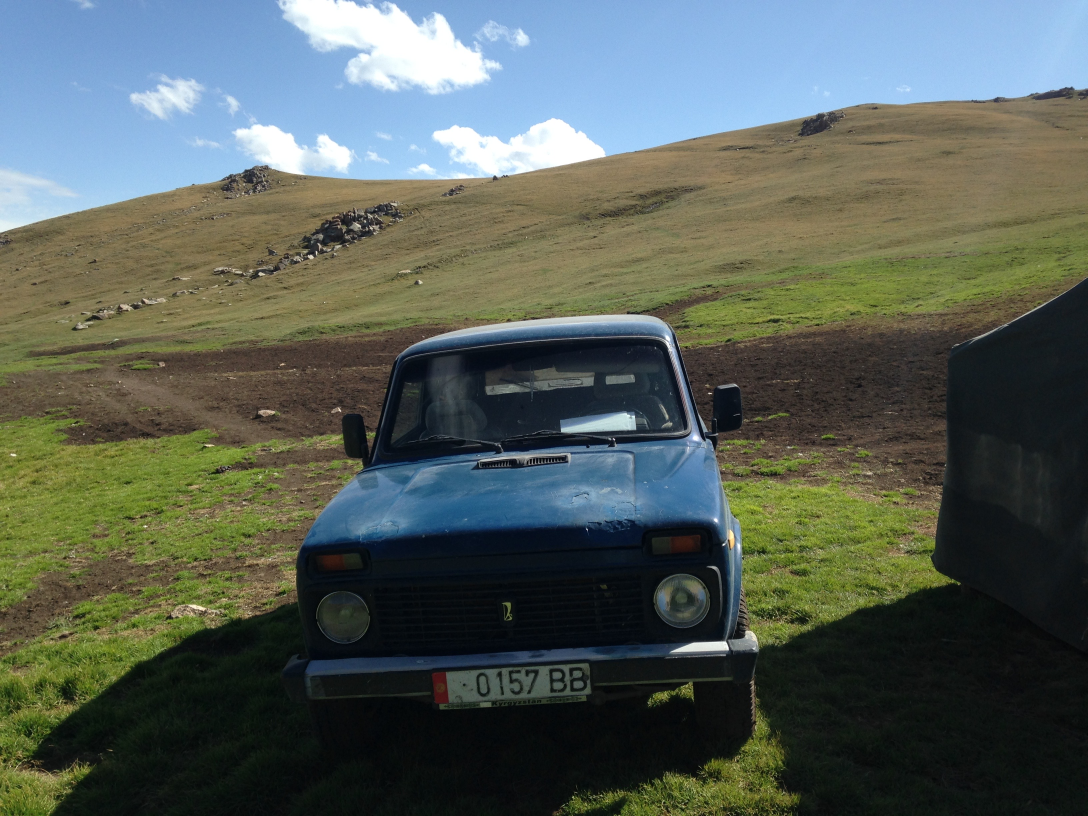
#> input picture jailoo.jpeg, 3264 x 2448 px (shown at 1/3 size)
$ jupyter execute corner_detection.ipynb
#> lines starting #> are read from the running program, lines starting #| are printed output that depends on the picture; after the words box and inside, x2 and y2 are one past the last pixel; in counts of white or black regions, pixels touching at a corner belong together
---
layout: post
title: OpenCV Corner Detection
---

# OpenCV Tutorial on Image Corner Detection

Let's upload libraries...

[cell 1]
import cv2
import numpy as np
import matplotlib.pyplot as plt

[cell 2]
# reading the file
filename = 'jailoo.jpeg'
img = cv2.imread(filename)
#> img is the input picture: shape (2448, 3264, 3); mean B, G, R 88.4, 95.6, 86.5

scale_percent = 30 # percent of original size
width = int(img.shape[1] * scale_percent / 100)
#> width = 979
height = int(img.shape[0] * scale_percent / 100)
#> height = 734
dim = (width, height)
#> dim = (979, 734)

# resize image
resized = cv2.resize(img, dim, interpolation = cv2.INTER_AREA)
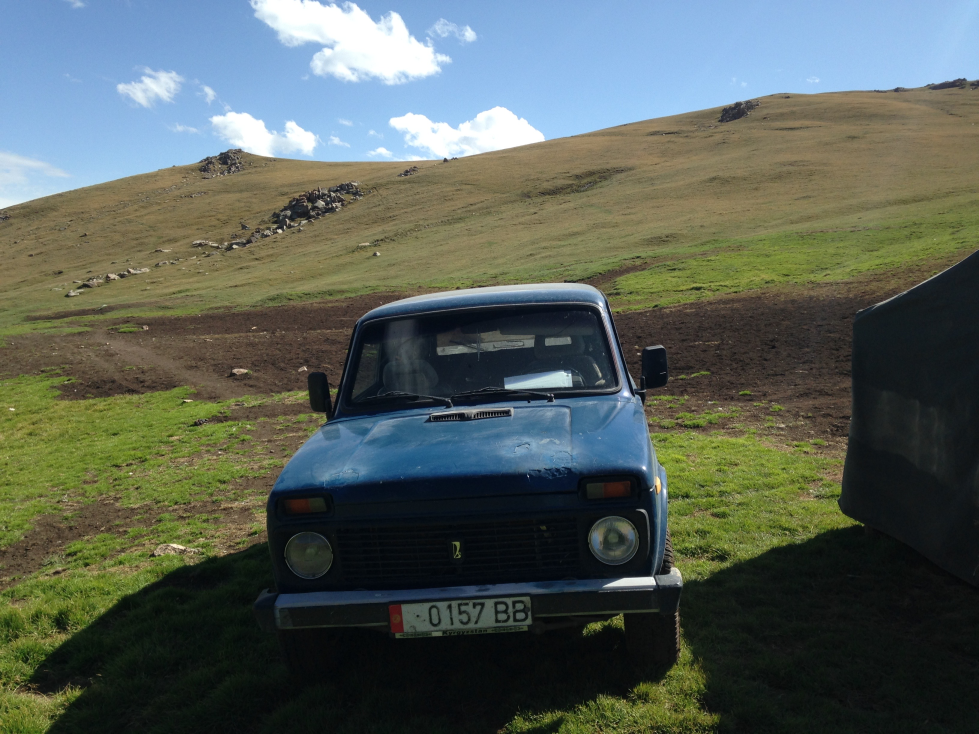
#> resized: shape (734, 979, 3); mean B, G, R 88.4, 95.6, 86.5

print('Resized Dimensions : ',resized.shape)
#| Resized Dimensions :  (734, 979, 3)
print('Original Dimensions : ',img.shape)
#| Original Dimensions :  (2448, 3264, 3)

plt.imshow(resized);

Helper function to display our precessed image

[cell 3]
def plti(im, h=12, **kwargs):
    """
    Helper function to plot an image.
    """
#> called with h = 12
    y = im.shape[0]
#> y = 2448
    x = im.shape[1]
#> x = 3264
    w = (y/x) * h
#> w = 9
    plt.figure(figsize=(w,h))
    plt.imshow(im, interpolation="none", **kwargs)
    plt.axis('off')
plti(img)

The image is resized, and its aspect ratio is kept as original. Now we will try to extract **features** from the picture.

## So, what is a feature?

Feature is a piece of an information that is relevant to computational problem related to certain application.

Referece: <a href='https://en.wikipedia.org/wiki/Feature_(computer_vision)'>Computer Vision </a>

Features of an image are corners, edges, objects and points.

## Harris Corner Detection

This technique is used to find "corners" in images. The idea behind the Harris method is to detect points based on the intensity variation in a local neighborhood: a small region around the feature should show a large intensity change when compared with windows shifted in any direction.

Reference: <a href='http://www.ipol.im/pub/art/2018/229/article_lr.pdf'>An Analysis and Implementation of the Harris Corner Detector </a>

[cell 4]
gray = cv2.cvtColor(resized,cv2.COLOR_BGR2GRAY)
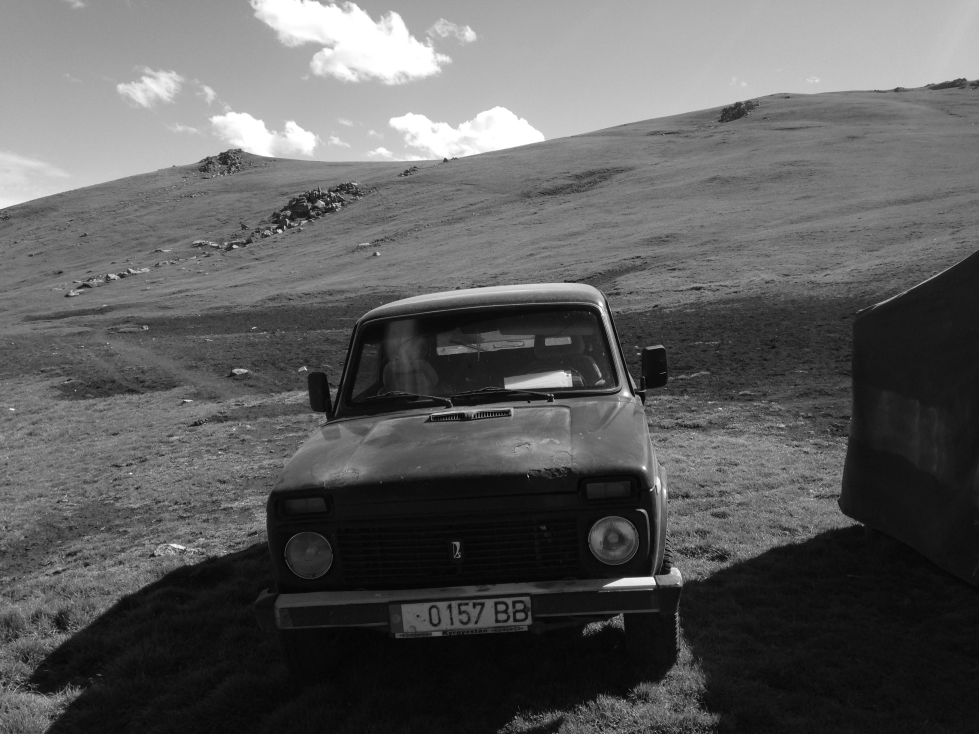
#> gray: shape (734, 979); min 4, max 255, mean 92.1
gray = np.float32(gray)
dst = cv2.cornerHarris(gray,2,3,0.04)

dst = cv2.dilate(dst,None)
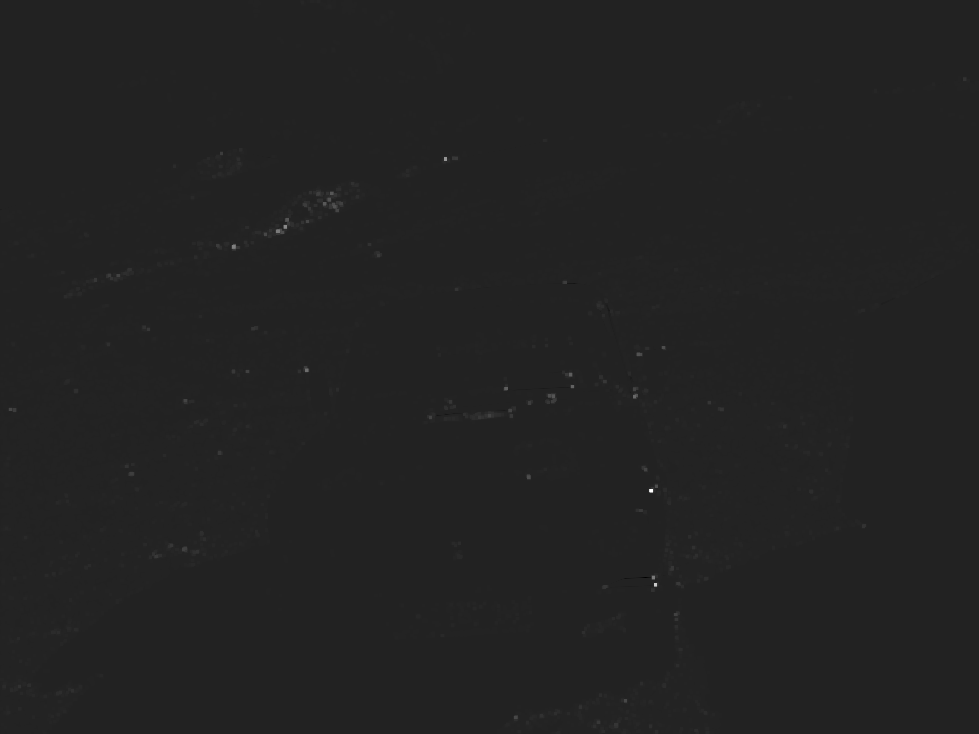
#> dst: shape (734, 979) float32; min -10107219, max 63590544, mean 57334.8; drawn with min black and max white

# Threshold for an optimal value, it may vary depending on the image.
resized[dst>0.01*dst.max()]=[0,0,255]
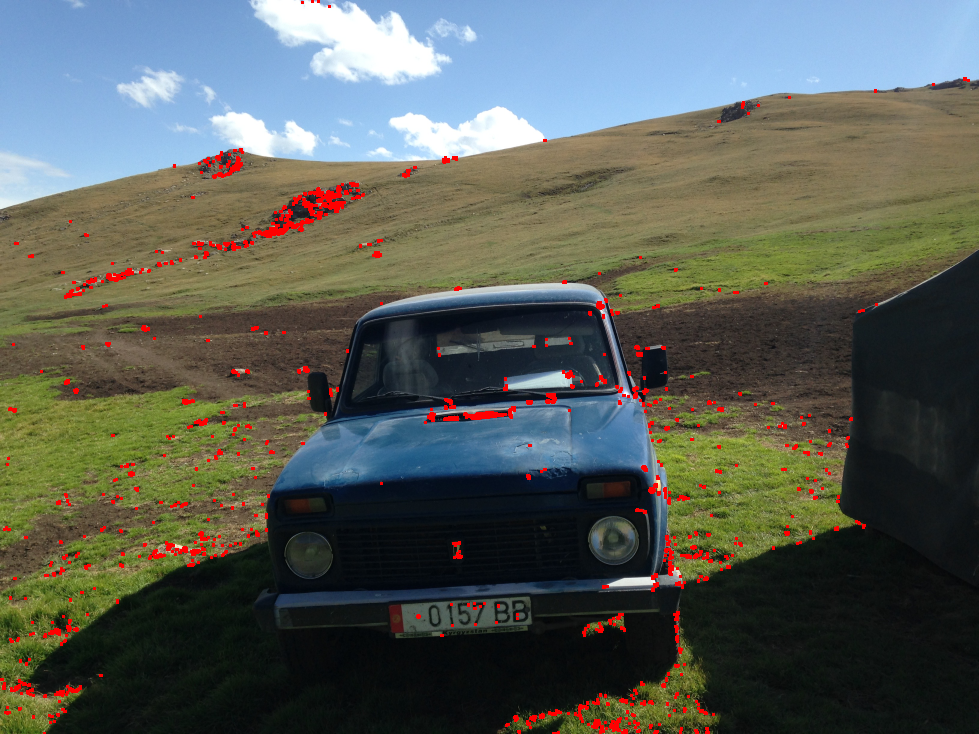
#> resized: shape (734, 979, 3); 1.74% of pixels changed, all inside (x1, y1, x2, y2) = (0, 0, 970, 734)

plti(resized)

### Here we will find 10,000 best corners Shi-Tomasi Corner Detector

The Harris corner detector has a corner selection criteria. A score is calculated for each pixel, and if the score is above a certain value, the pixel is marked as a corner. The score is calculated using two eigenvalues. That is, you gave the two eigenvalues to a function. The function manipulates them, and gave back a score.

**Shi and Tomasi** suggested that the function should be done away with. Only the eigenvalues should be used to check if the pixel was a corner or not.

Reference: <a href ='https://aishack.in/tutorials/shitomasi-corner-detector/>Fundamentals of Features and Corners

[cell 5]
img = cv2.imread('jailoo.jpeg')
gray = cv2.cvtColor(img,cv2.COLOR_BGR2GRAY)
#> gray: shape (2448, 3264)

corners = cv2.goodFeaturesToTrack(gray,10000,0.01,10)
corners = np.int0(corners)

for i in corners:
    x,y = i.ravel()
    cv2.circle(img,(x,y),3,255,-1)
#> this loop made 10000 passes
#> (x, y) on passes 1 to 3: (1762, 1591), (886, 780), (1839, 1316)
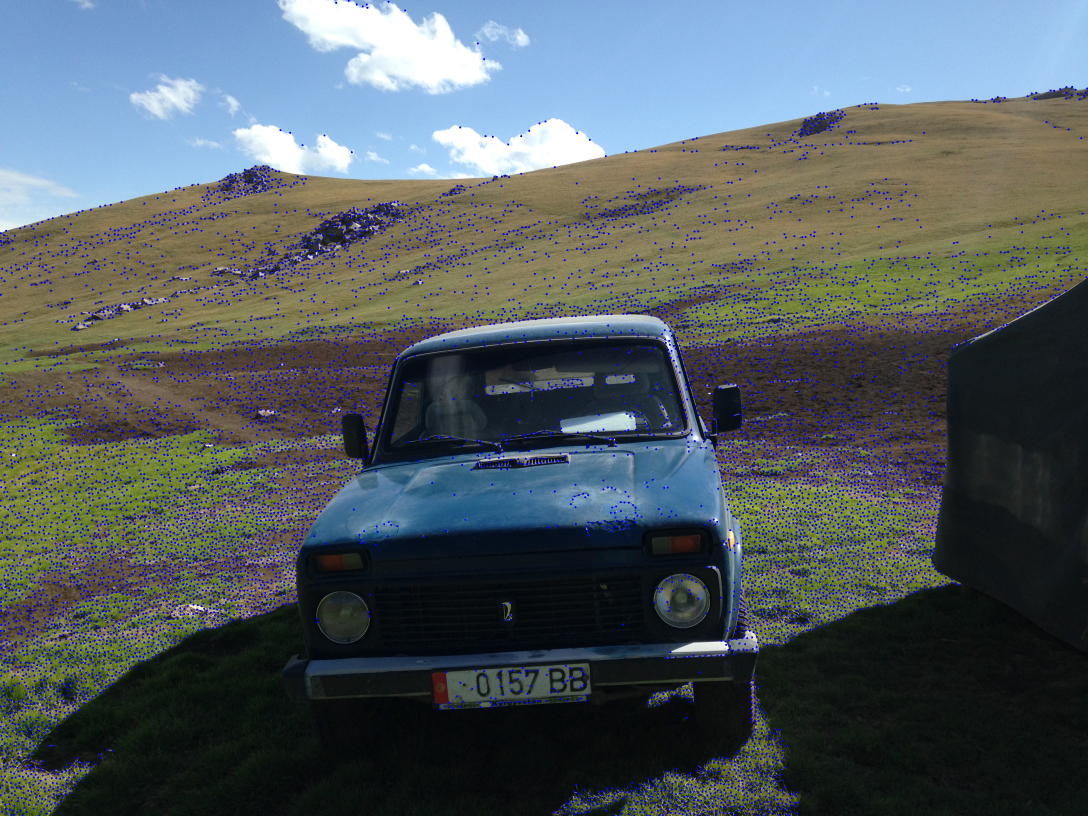
#> img: shape (2448, 3264, 3) (shown at 1/3 size); mean B, G, R 95.3, 91.8, 82.8

plti(img)

$ run again, with IMG_8001.jpeg copied over jailoo.jpeg
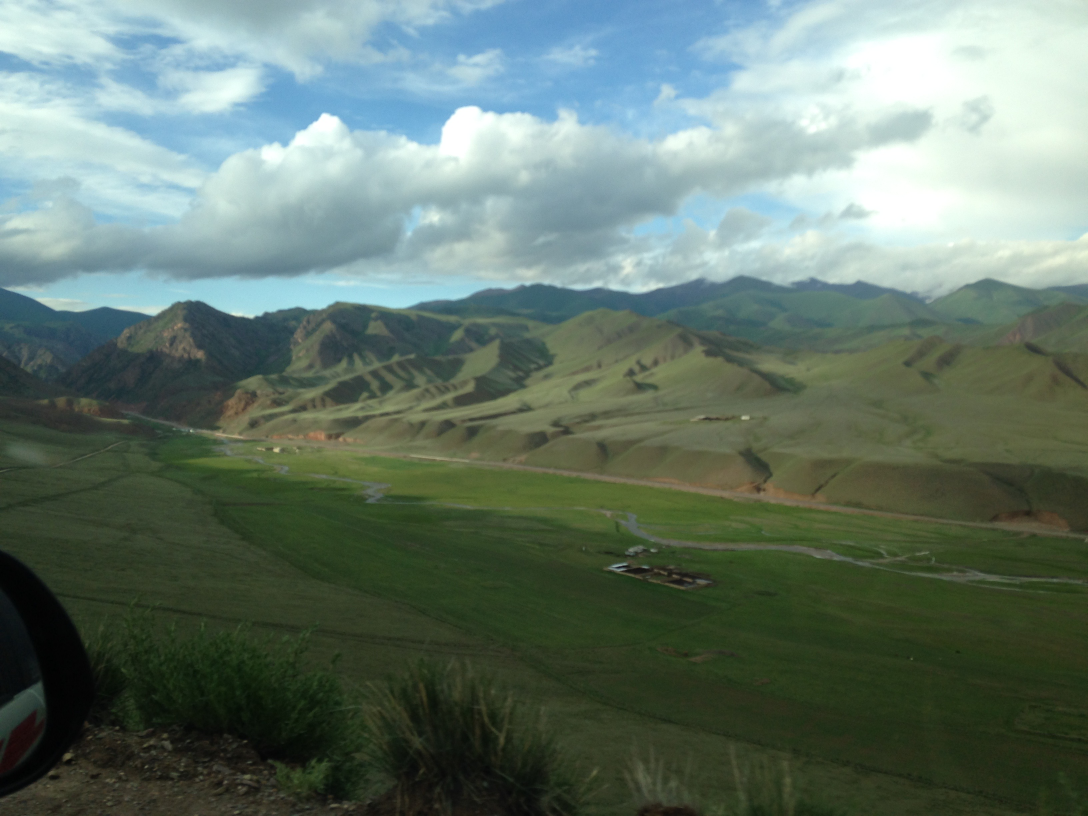
#> input picture IMG_8001.jpeg, 3264 x 2448 px (shown at 1/3 size)
#> img is the input picture: shape (2448, 3264, 3); mean B, G, R 108.2, 119.2, 100.9
#| Resized Dimensions :  (734, 979, 3)
#| Original Dimensions :  (2448, 3264, 3)
#> `resized[dst>0.01*dst.max()]=[0,0,255]`:
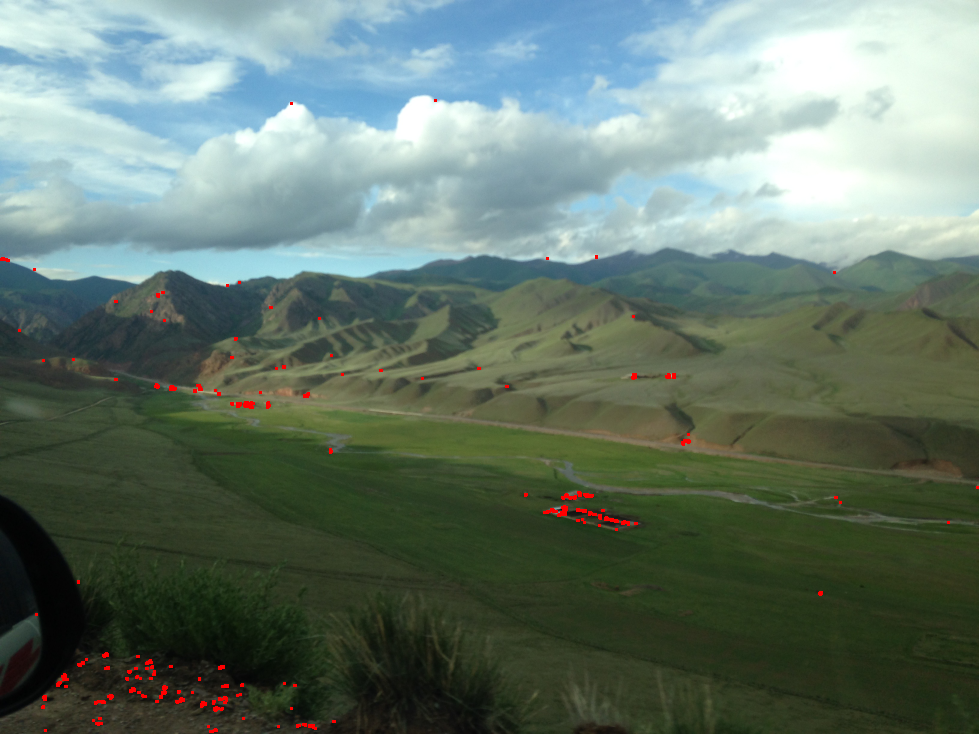
#> resized: shape (734, 979, 3); mean B, G, R 108, 118.9, 101.6
#> the loop `for i in corners:` made 10000 passes
#> (x, y) on passes 1 to 3: (572, 1292), (793, 1350), (1869, 1697)
#> after the loop `for i in corners:`:
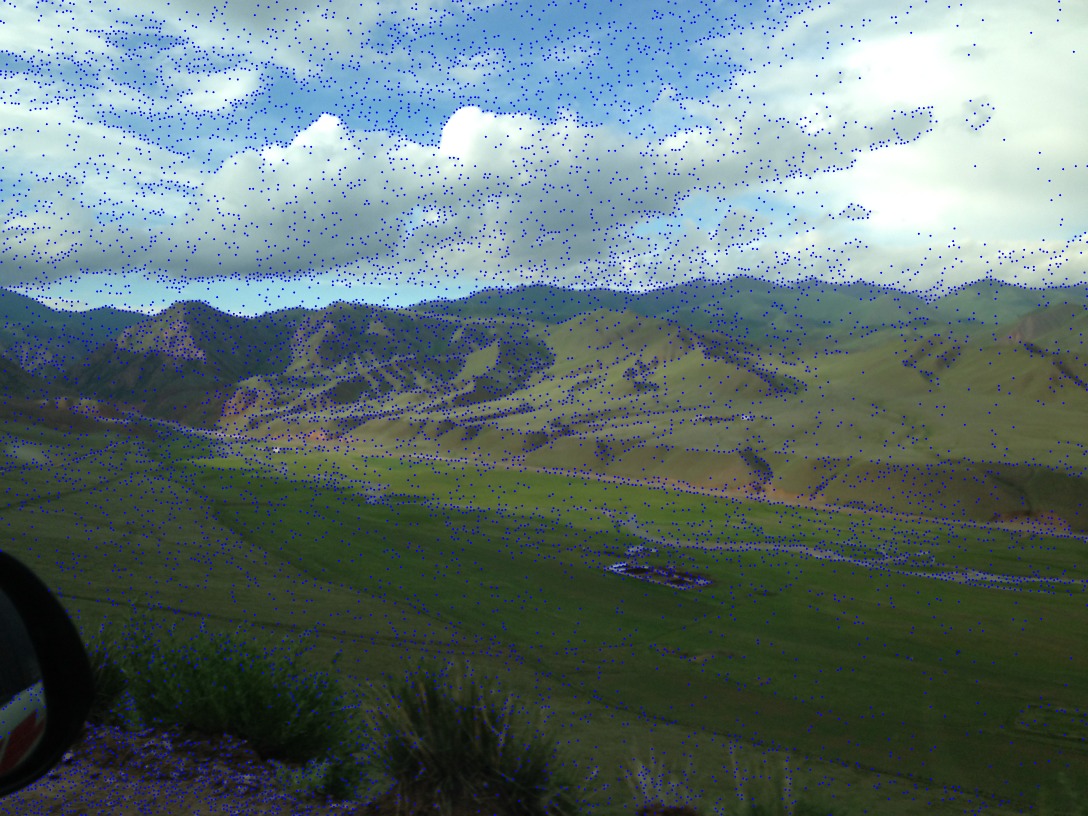
#> img: shape (2448, 3264, 3) (shown at 1/3 size); mean B, G, R 113.5, 114.9, 97.3
